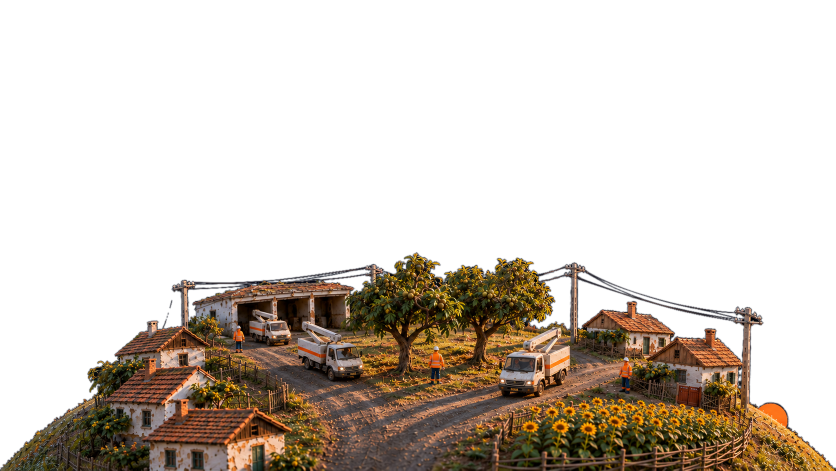
#> input picture presentation/frames-3d/styleframes/assets/planet_dawn_cut.png, 1672 x 941 px (shown at 1/2 size)
$ python cutout.py assets/planet_dawn_cut.png assets/planet_routes_cut.png 1.0 5
#> lines starting #> are read from the running program, lines starting #| are printed output that depends on the picture; after the words box and inside, x2 and y2 are one past the last pixel; in counts of white or black regions, pixels touching at a corner belong together
"""Cut the planet out of a concept plate whose background is a flat navy.
Keeps everything not connected to the border through near-background pixels."""
import sys
import numpy as np
from PIL import Image, ImageFilter
from scipy import ndimage

src, dst = sys.argv[1], sys.argv[2]
im = np.asarray(Image.open(src).convert("RGB")).astype(np.int16)
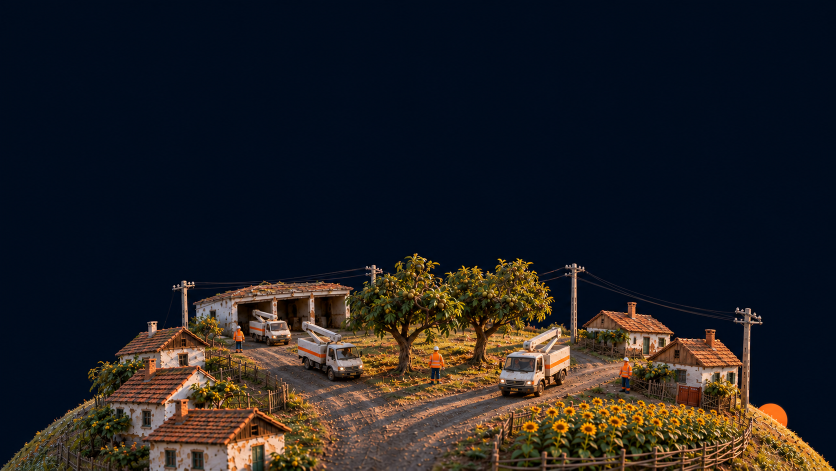
#> im: shape (941, 1672, 3) int16 (shown at 1/2 size); mean R, G, B 33, 31.5, 33.7
h, w, _ = im.shape
#> h = 941; w = 1672
border = np.concatenate([im[:4].reshape(-1, 3), im[-4:].reshape(-1, 3), im[:, :4].reshape(-1, 3), im[:, -4:].reshape(-1, 3)])
bg = np.median(border, axis=0)
#> bg = [1, 11, 27]
dist = np.sqrt(((im - bg) ** 2).sum(axis=2))
near = dist < float(sys.argv[3]) if len(sys.argv) > 3 else dist < 16
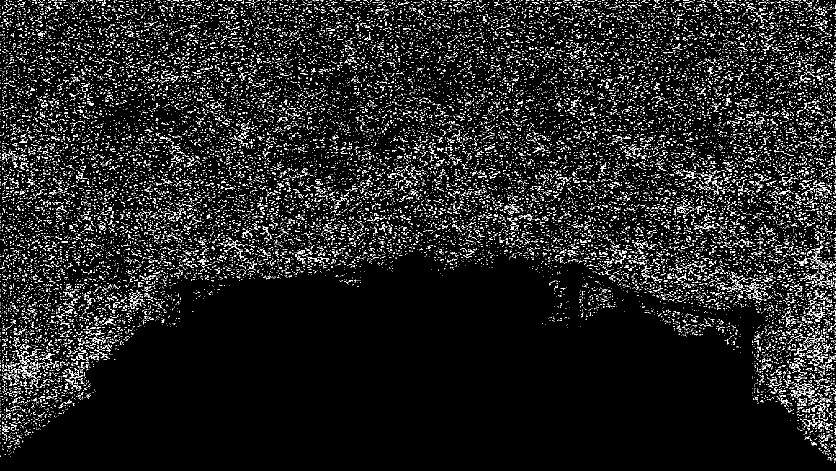
#> near: shape (941, 1672) bool (shown at 1/2 size); 8.1% white in thin lines or dots
lab, n = ndimage.label(near)
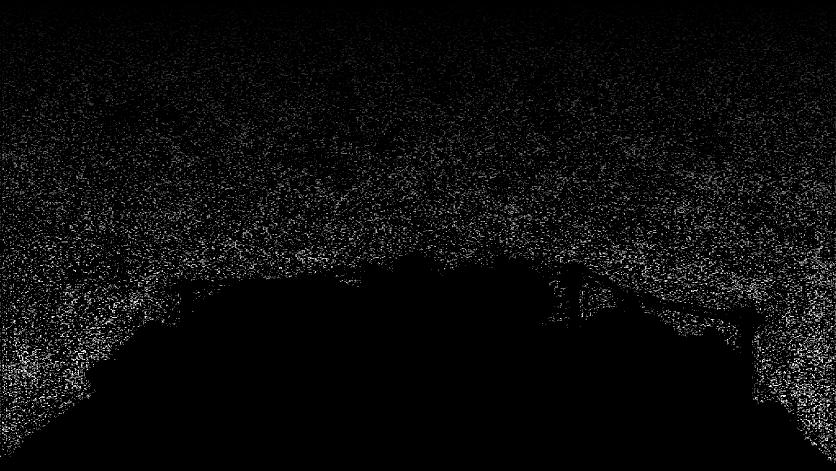
#> lab: shape (941, 1672) int32 (shown at 1/2 size); min 0, max 34984, mean 1489.5; drawn with min black and max white
#> n = 34984
edge_labels = set(np.unique(np.concatenate([lab[0], lab[-1], lab[:, 0], lab[:, -1]]))) - {0}
#> edge_labels = 291 items
sizes = ndimage.sum(near, lab, range(1, n + 1))
big = {i + 1 for i, sz in enumerate(sizes) if sz > (int(sys.argv[4]) if len(sys.argv) > 4 else 1500)}  # enclosed navy pockets (e.g. between wires)
#> big = 6953 items
outside = np.isin(lab, list(edge_labels | big))
#> outside: shape (941, 1672) bool; 4.5% white in thin lines or dots
alpha = (~outside).astype(np.uint8) * 255
#> alpha: shape (941, 1672); 95.5% white; black in thin lines or dots
# soft edge: feather with the colour distance near the boundary
soft = np.clip((dist - 6) / 14, 0, 1) * 255
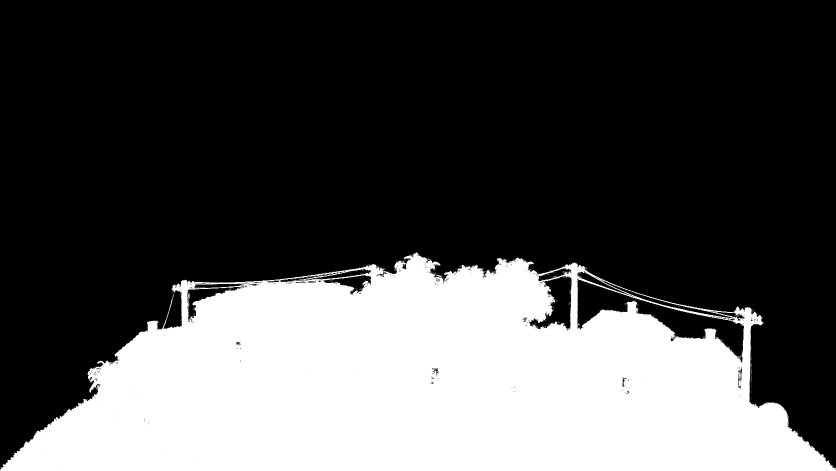
#> soft: shape (941, 1672) float64 (shown at 1/2 size); min 0, max 255, mean 78.4
edge = ndimage.binary_dilation(~outside, iterations=2) & ~ndimage.binary_erosion(~outside, iterations=2)
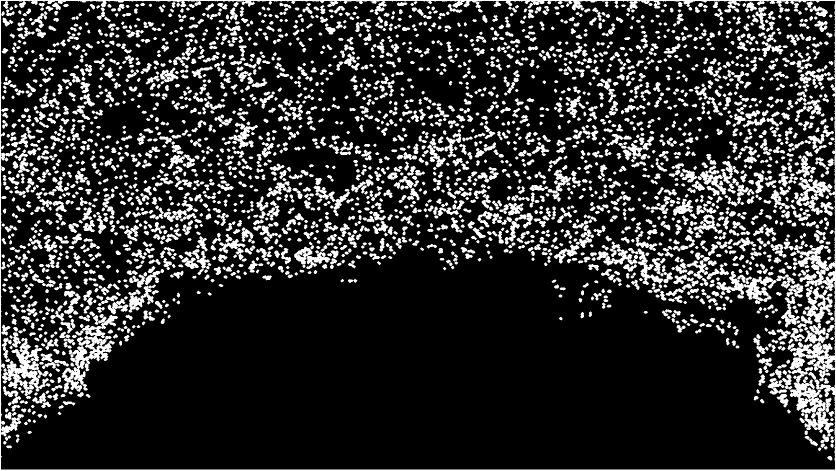
#> edge: shape (941, 1672) bool (shown at 1/2 size); 18.2% white; 2917 white regions, largest, box (x1, y1, x2, y2) and area: (0, 0, 1672, 941) 33178, (123, 628, 236, 785) 5619, (4, 676, 101, 798) 4423
alpha = np.where(edge, np.maximum(alpha * 0, soft).astype(np.uint8), alpha)
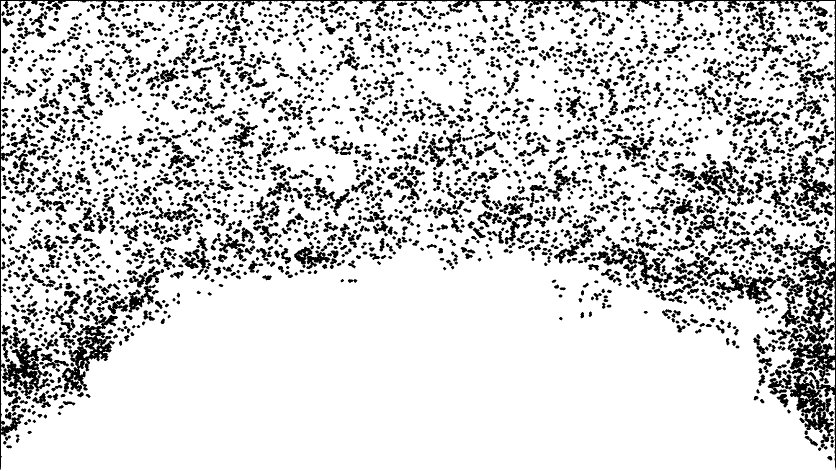
#> alpha: shape (941, 1672) (shown at 1/2 size); min 0, max 255, mean 209.1
a = Image.fromarray(alpha).filter(ImageFilter.GaussianBlur(0.8))
out = Image.open(src).convert("RGBA"); out.putalpha(a)
#> further down, out is the input picture: PIL image 1672x941 RGBA; mean R, G, B, A 33, 31.5, 33.7, 78.4
#> after `out.putalpha(a)`:
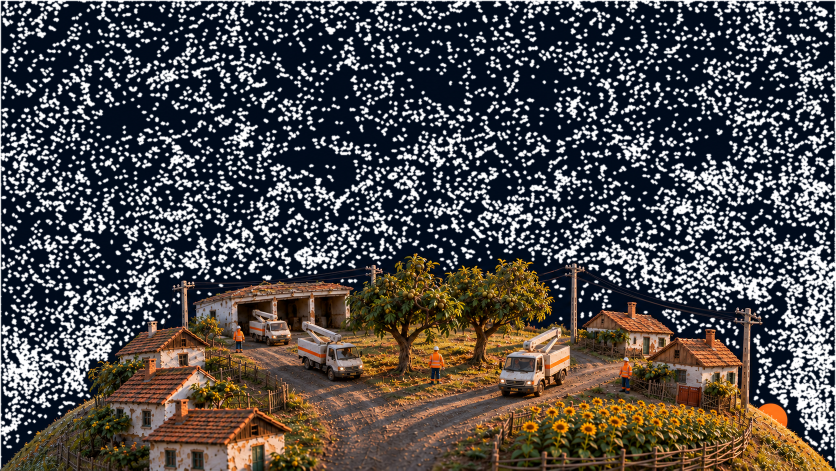
#> out: PIL image 1672x941 RGBA (shown at 1/2 size); mean R, G, B, A 33, 31.5, 33.7, 209.1; transparent parts drawn white
out.save(dst)
print(dst, "bg", bg.tolist())
#| assets/planet_routes_cut.png bg [1.0, 11.0, 27.0]

$ run again, on presentation/frames-3d/styleframes/assets/planet_storm_cut.png
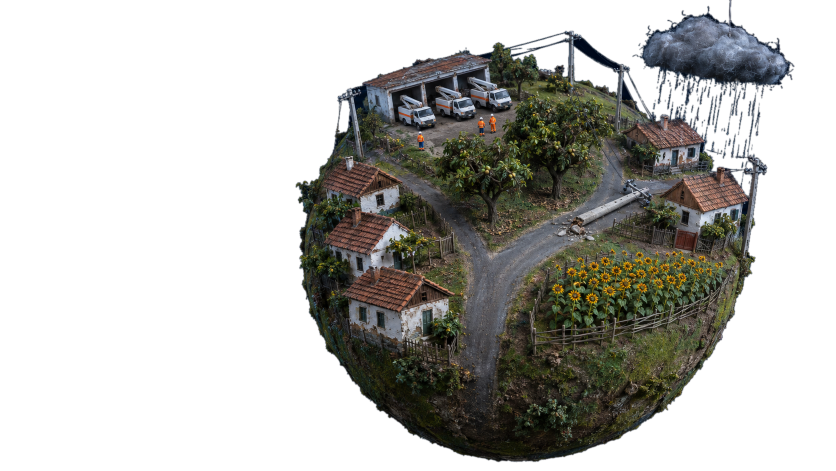
#> input picture presentation/frames-3d/styleframes/assets/planet_storm_cut.png, 1672 x 941 px (shown at 1/2 size)
#> bg = [0, 9, 28]
#> `near = dist < float(sys.argv[3]) if len(sys.argv) > 3 else dist < 16`:
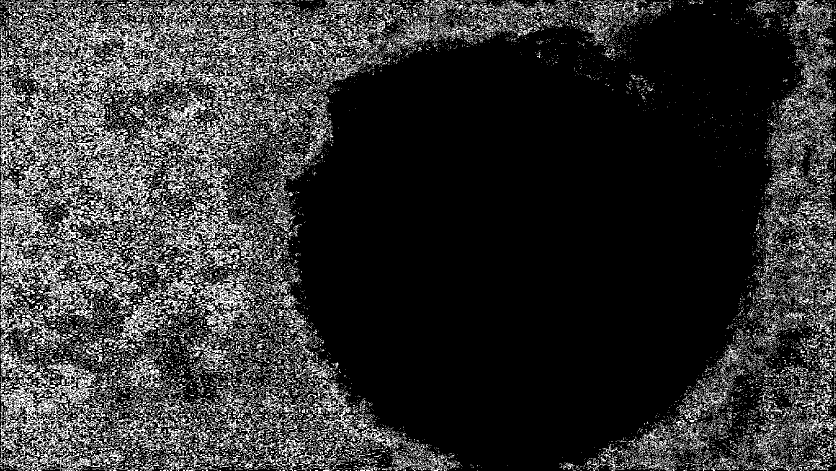
#> near: shape (941, 1672) bool (shown at 1/2 size); 20.1% white in thin lines or dots
#> n = 34838
#> edge_labels = 398 items
#> big = 9152 items
#> outside: shape (941, 1672) bool; 17.1% white in thin lines or dots
#> edge: shape (941, 1672) bool; 42.4% white; 243 white regions, largest, box (x1, y1, x2, y2) and area: (0, 0, 1672, 941) 646089, (1435, 666, 1538, 754) 2340, (1503, 610, 1577, 699) 2223
#> out is the input picture: PIL image 1672x941 RGBA; mean R, G, B, A 27.3, 32.3, 40, 98.1
#> `out.putalpha(a)`:
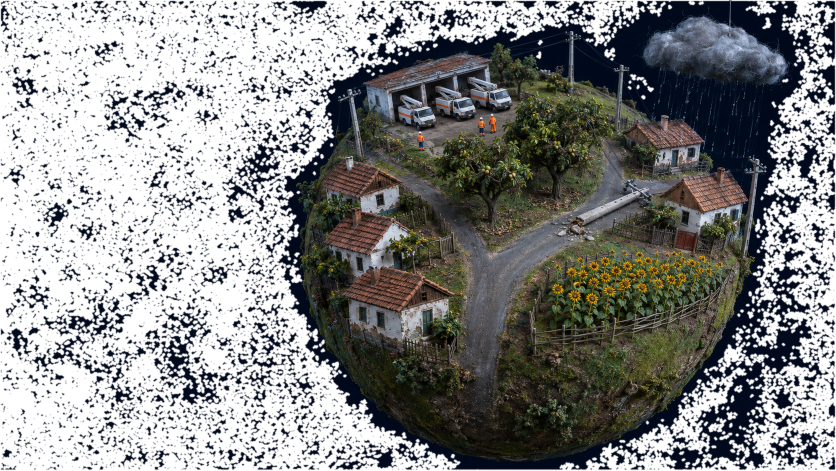
#> out: PIL image 1672x941 RGBA (shown at 1/2 size); mean R, G, B, A 27.3, 32.3, 40, 146.4; transparent parts drawn white
#| assets/planet_storm_cut.png bg [0.0, 9.0, 28.0]
